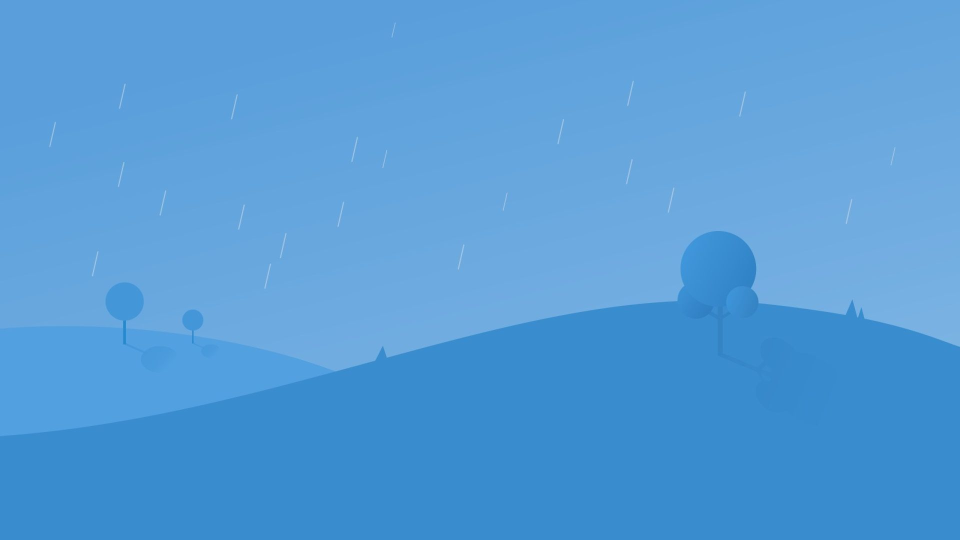
#> input picture data/hz/main.jpg, 1920 x 1080 px (shown at 1/2 size)
$ python -i image.py   (imports and definitions only)
#> lines starting #> are read from the running program, lines starting #| are printed output that depends on the picture
### weather.py
from bs4 import BeautifulSoup
import lxml
import requests
import re
import os.path
import time
import ast


# [134 lines left out: functions w_today, w_info_today, not called in this run]


def w_month(check=False):
    if not check:
        arr_days = []
        arr_sost = []
        arr_temp = []
        arr_vlag = []
        arr_wind = []
        arr_davl = []
        arr_yf = []

        print("eshkereeee")
        url = 'https://pogoda.mail.ru/prognoz/samara/14dney/'
        headers = {
            "Accept": "*/*",
            "Accept-Encoding": "gzip, deflate, br",
            "Accept-Language": "ru,en;q=0.9,en-GB;q=0.8,en-US;q=0.7",
            "User-Agent": "Mozilla/5.0 (Windows NT 10.0; Win64; x64) AppleWebKit/537.36 "
                          "(KHTML, like Gecko) Chrome/114.0.0.0 Safari/537.36 Edg/114.0.1823.79"
        }

        req = requests.get(url, headers)
        src = req.text

        with open("data/w_month.html", 'w', encoding="utf-8") as f:
            f.writelines(src)

        with open("data/w_month.html", "r", encoding='utf-8') as f:
            src = f.read()
        soup = BeautifulSoup(src, features="lxml")

        days = soup.find_all("span", class_="hdr__inner")
        for i in days:
            qwe = i.text.split()
            if qwe[0] == "Сегодня":
                arr_days.append(qwe[2] + " " + qwe[3][:-1])
            else:
                arr_days.append(qwe[0] + " " + qwe[1][:-1])

        all = soup.find_all(class_="p-flex__column p-flex__column_percent-16")
        vlag = soup.find(style="background-image: url(/img/icon/svg/weather_b.svg)")
        yf = soup.find("use", {"xlink:href": "/-/4c6415b7/bem/web/web.bundles/common/common.svg#icon_forecast_uv"})
        icount = 0
        boolean = False
        for i in all:
            if boolean:
                vlag = vlag.find_next(style="background-image: url(/img/icon/svg/weather_b.svg)")
                yf = yf.find_next("use",
                                  {"xlink:href": "/-/4c6415b7/bem/web/web.bundles/common/common.svg#icon_forecast_uv"})

            if icount == 2:
                qwe = i.text
                temp = re.findall(r'\+\d{1,2}°', qwe)[0]
                arr_temp.append(temp)
                sost = re.findall(r'°.*ощ', qwe)[0].split("ощ")[0][1:]
                arr_sost.append(sost)
                wind = re.findall(r'\d{1,3} м/с \D-\D|\d{1,3} м/с \D', qwe)[0]
                arr_wind.append(wind)
                davl = re.findall(r'\d* мм рт\. ст\.', qwe)[0]
                arr_davl.append(davl)
                arr_yf.append(yf.find_parent().find_parent().find_parent().text)
                arr_vlag.append(vlag.find_parent().text)
                icount = -2
            icount += 1
            boolean = True

        d = {"arr_days": arr_days, "arr_temp": arr_temp, "arr_sost": arr_sost,
             "arr_vlag": arr_vlag, "arr_wind": arr_wind, "arr_yf": arr_yf,
             "arr_davl": arr_davl}

        with open('data/dict_month.txt', 'w', encoding='utf-8') as f:
            f.write(str(d))

    else:
        with open("data/dict_month.txt", 'r', encoding='utf-8') as f:
            d = ast.literal_eval(f.read())

    return d

### image.py
import weather
from PIL import Image
from PIL import ImageFont
from PIL import ImageDraw
# iconixar


# [153 lines left out: functions popa_today, today, popa_month, not called in this run]


def month(arr):
    dic = weather.w_month()
    lis = dic['arr_sost']
    days = dic['arr_days']
    temp = dic['arr_temp']
    sost = dic['arr_sost']
    davl = dic['arr_davl']
    yf = dic['arr_yf']
    vlag = dic['arr_vlag']
    wind = dic['arr_wind']

    popa_month(lis)

    img = Image.open('data/hz/prebuild_month_png.png')
    draw = ImageDraw.Draw(img)

    for k in range(60, 1861, 300):
        font = ImageFont.truetype("data/ofont.ru_Letov.ttf", 40)
        if k != 1860:
            draw.text((k, 335), '----------------   ', (255, 255, 255), font=font)
            draw.text((k, 400), '----------------   ', (255, 255, 255), font=font)

            draw.text((k, 995), '----------------   ', (255, 255, 255), font=font)

        font = ImageFont.truetype('data\intelone-mono-font-family-regular.otf', size=40)
        draw.text((k - 25, 340), '|\n|\n|\n|\n|\n|\n|\n|\n|\n|\n|\n|\n|\n|', (255, 255, 255), font=font)

    font = ImageFont.truetype("data/ofont.ru_Letov.ttf", 70)
    draw.text((380, 50), "Сегодня, " + days[0], (255, 255, 255), font=font)

    font = ImageFont.truetype("data/ofont.ru_Letov.ttf", 40)
    x = 380
    y = 130
    draw.text((x, y), temp[0], (255, 255, 255), font=font)
    y += 70

    if "Облачность" in arr:
        day_sost = sost[0]
        if day_sost.find(',') != -1:
            day_sost = day_sost.split(',')
            draw.text((x, y), day_sost[0] + ',', (255, 255, 255), font=font)
            y += 70
            draw.text((x, y), day_sost[1], (255, 255, 255), font=font)

        else:
            draw.text((x, y), sost[0], (255, 255, 255), font=font)
        y += 70

    if "Давление" in arr:
        draw.text((x, y), davl[0], (255, 255, 255), font=font)
        y += 70

        if y == 340:
            y = 130
            x = 730

    if "Индекс УФ" in arr:
        draw.text((x, y), "УФ: " + yf[0], (255, 255, 255), font=font)
        y += 70

        if y == 340:
            y = 130
            x = 730

    if "Влажность" in arr:
        draw.text((x, y), 'влажность: ' + vlag[0], (255, 255, 255), font=font)
        y += 70

        if y == 340:
            y = 130
            x = 1250

    if "Ветер" in arr:
        draw.text((x, y), wind[0], (255, 255, 255), font=font)

    font = ImageFont.truetype("data/ofont.ru_Letov.ttf", 30)
    for i in range(1, 7):
        x = 100
        y = 620
        draw.text((x + (i-1)*300, 375), days[i], (255, 255, 255), font=font)
        draw.text((x + (i - 1) * 300, y), temp[i], (255, 255, 255), font=font)
        y += 50

        if "Облачность" in arr:
            day_sost = sost[i]

            if day_sost.find(',') != -1:
                day_sost = day_sost.split(',')
                draw.text((x + (i - 1) * 300, y), day_sost[0] + ',', (255, 255, 255), font=font)
                y += 50
                draw.text((x + (i - 1) * 300, y), day_sost[1], (255, 255, 255), font=font)

            else:
                draw.text((x + (i - 1) * 300, y), sost[i], (255, 255, 255), font=font)
            y += 50

        if "Давление" in arr:
            draw.text((x + (i - 1) * 300, y), davl[i], (255, 255, 255), font=font)
            y += 50

        if "Индекс УФ" in arr:
            draw.text((x + (i - 1) * 300, y), "УФ: " +yf[i], (255, 255, 255), font=font)
            y += 50

        if "Влажность" in arr:
            draw.text((x + (i - 1) * 300, y), vlag[i], (255, 255, 255), font=font)
            y += 50

        if "Ветер" in arr:
            draw.text((x + (i - 1) * 300, y), wind[i], (255, 255, 255), font=font)
            y += 50

    img.save("data/hz/res_month.png")

    text = "Картинка😵‍💫"
    return text
# month(['Влажность', 'Облачность', 'Индекс УФ', 'Давление', 'Ветер'])

>>> import cv2
>>> picture = cv2.imread('data/hz/main.jpg', cv2.IMREAD_GRAYSCALE)
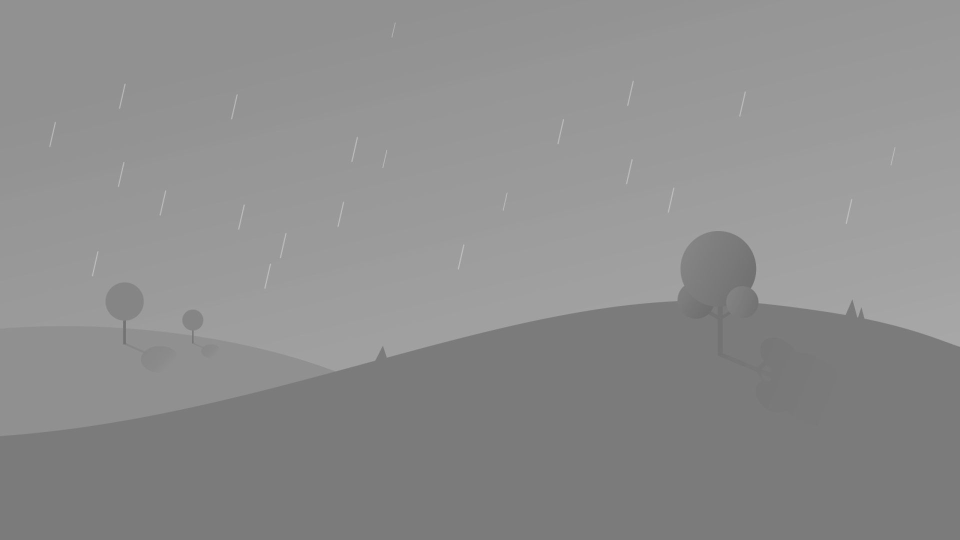
#> picture: shape (1080, 1920) (shown at 1/2 size); min 104, max 198, mean 141.7
>>> result = month(picture)
#> (the run stopped early here; a loop or call above may not have finished)

$ run again, on data/hz/snowfall.jpg
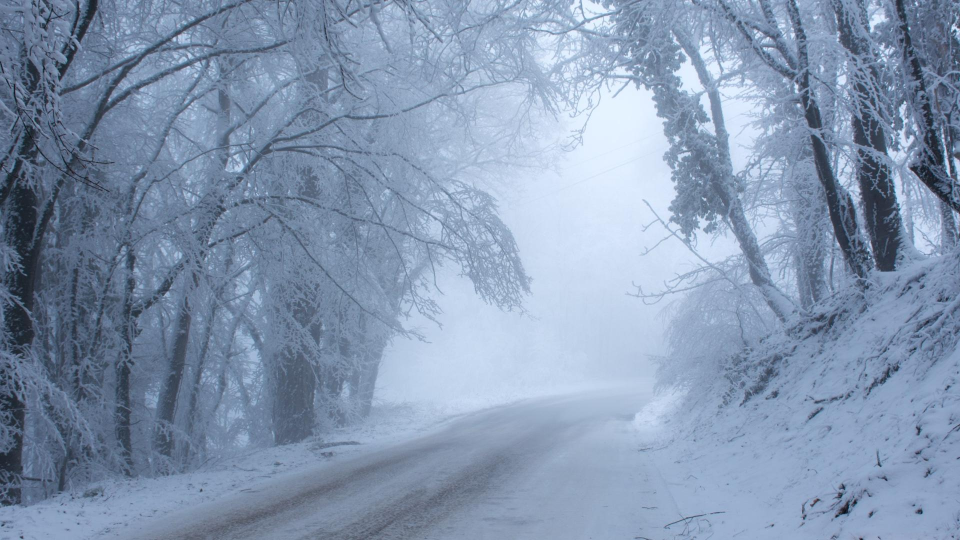
#> input picture data/hz/snowfall.jpg, 1920 x 1080 px (shown at 1/2 size)
#> `picture = cv2.imread('data/hz/main.jpg', cv2.IMREAD_GRAYSCALE)`:
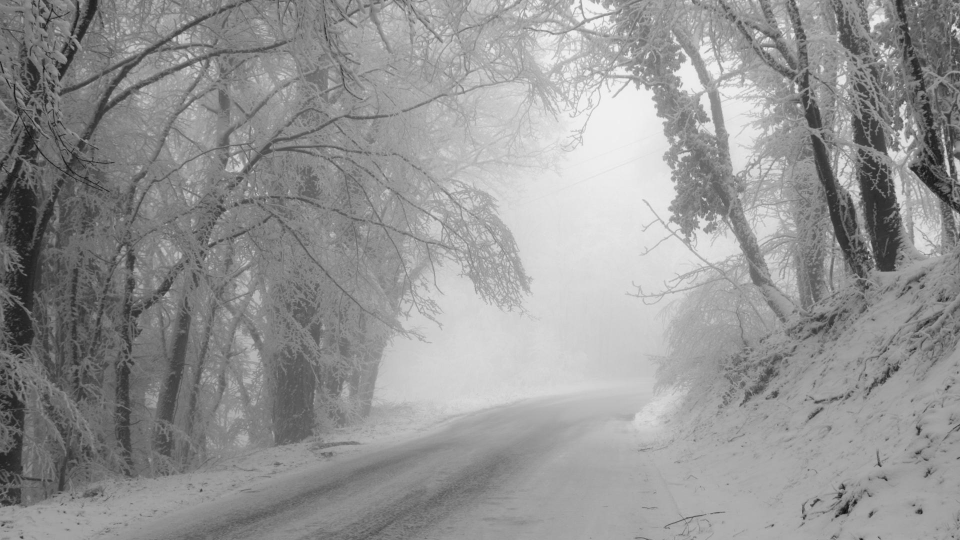
#> picture: shape (1080, 1920) (shown at 1/2 size); min 8, max 252, mean 147.7
